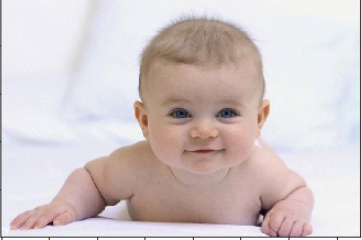
#> input picture models/cv_det_seg/face/face_detection/haarcascades_frontalface/data/origin/baby1.png, 362 x 240 px
$ python main.py
#> lines starting #> are read from the running program, lines starting #| are printed output that depends on the picture
# -*- coding: utf-8 -*-

# ***************************************************
# * File        : main.py
# * Author      : Zhefeng Wang
# * Email       : wangzhefengr@163.com
# * Date        : 2022-03-29
# * Version     : 0.1.032920
# * Description : description
# * Link        : https://github.com/Aman-Preet-Singh-Gulati/face-detection-CV
# * Requirement : 相关模块版本需求(例如: numpy >= 2.1.0)
# ***************************************************

# python libraries
import os

import cv2
import matplotlib.pyplot as plt
import numpy as np


class ImageUtils:
    """
    图像处理工具类
    """

    def __init__(self) -> None:
        pass

    def image_load(self, image_path: str, is_show: bool = False):
        """
        图像加载

        Args:
            image_path (str): 图像地址
            is_show (bool, optional): 是否展示图像. Defaults to False.
        """
        # 读取图像
        image = cv2.imread(image_path)
        # 图像显示
        if is_show:
            self.image_show(image, cmap = None)

        return image

    @staticmethod
    def image_show(image, cmap = None) -> None:
        """
        图像展示

        Args:
            cmap (_type_): _description_
        """
        if image is not None:
            plt.imshow(image, cmap = cmap)
            plt.show()

    def BGR_2_GRAY(self, image, is_show: bool = False):
        """
        将 BGR 格式彩色图像转换为灰色图像
        """
        if image is not None:
            image = cv2.cvtColor(image, cv2.COLOR_BGR2GRAY)
        if is_show:
            self.image_show(image, cmap = "gray")

        return image

    def BGR_2_RGB(self, image, is_show: bool = False):
        """
        将 BGR 格式彩色图像转换为 RGB 格式的彩色图像:
          OpenCV 检测器功能默认读取 BGR 格式的现有图像,
          但最终用户通常不会考虑 BGR 格式, 因此需要将 BGR
          格式的图像转换为 RGB 格式，即彩色图像(color)
        """
        if image is not None:
            image = cv2.cvtColor(image, cv2.COLOR_BGR2RGB)
        if is_show:
            self.image_show(image, cmap = None)

        return image

    @staticmethod
    def load_face_classifier(haar_cascade_face_path: str):
        """
        HAAR 级联是计算机视觉领域的一个很好的术语。
        当我们谈论 HAAR 级联分类器时，不仅仅是人脸预训练分类器，
        我们可以得到经过训练来检测微笑、汽车、公共汽车的分类器，
        这些级联文件总是采用 XML 文件格式，通常我们使用现有的级联文件，
        但事实上我们也可以在这里创建它们

        Args:
            haar_cascade_face_path (str): _description_

        Returns:
            _type_: _description_
        """
        face_classifier = cv2.CascadeClassifier(haar_cascade_face_path)

        return face_classifier

    @staticmethod
    def detect_face_coord(image,
                          face_classifier,
                          scaleFactory: float,
                          minNeighbors: float) -> np.ndarray:
        face_coord = face_classifier.detectMultiScale(
            image,
            scaleFactor = scaleFactory,
            minNeighbors = minNeighbors,
        )

        return face_coord

    def plot_face_rect(self,
                       image,
                       face_coord: np.ndarray,
                       is_show: bool = False,
                       cmap: str = None) -> None:
        for (x_face, y_face, w_face, h_face) in face_coord:
            cv2.rectangle(
                image,
                (x_face, y_face), (x_face + w_face, y_face + h_face),
                (0, 255, 0),
                2
            )
        if is_show:
            image = self.BGR_2_RGB(image)
            self.image_show(image, cmap)

    def detect_face(self,
                    image,
                    haar_cascade_face_path,
                    scaleFactor = 1.1,
                    minNeighbors = 1,
                    image_save_path: str = None):
        """
        自动人脸检测过程

        Args:
            cascade (_type_): _description_
            image (_type_): _description_
            scaleFactor (float, optional): _description_. Defaults to 1.1.
        """
        # 图片加载
        image_copy = image.copy()
        # 图片转换为灰度图像，方便 cv2 读取
        image_gray = self.BGR_2_GRAY(image_copy)
        # 加载人脸正面分类器
        face_classifier = self.load_face_classifier(haar_cascade_face_path)
        # 人脸坐标检测
        face_coord = self.detect_face_coord(
            image_gray,
            face_classifier = face_classifier,
            scaleFactory = scaleFactor,
            minNeighbors = minNeighbors
        )
        print(f"Faces found: {len(face_coord)}")
        # 人脸坐标矩形绘制
        self.plot_face_rect(
            image_copy,
            face_coord = face_coord,
            is_show = True,
        )
        # 图像保存
        if image_save_path:
            cv2.imwrite(image_save_path, image_copy)

        return image_copy


# 测试代码 main 函数
def main():
    dirname = os.path.dirname(__file__)
    print(dirname)

    # haar 级联文件
    haar_cascade_face_path = os.path.join(
        dirname,
        "haarcascades/haarcascade_frontalface_alt2.xml"
    )

    # Imageutils 实例
    image_utils = ImageUtils()

    # 测试 baby1.png 图像
    img_path = os.path.join(dirname, "data/origin/baby1.png")
    img_save_path = os.path.join(dirname, "data/detected/baby1.png")
    image = image_utils.image_load(image_path = img_path, is_show = False)
#> in image_load, image is the input picture: shape (240, 362, 3); mean B, G, R 200.8, 200.4, 211.7
    image_utils.detect_face(
        image = image,
        haar_cascade_face_path = haar_cascade_face_path,
        image_save_path = img_save_path
    )
#> in BGR_2_GRAY, `image = cv2.cvtColor(image, cv2.COLOR_BGR2GRAY)`:
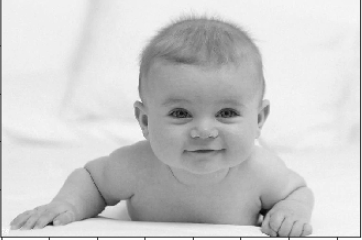
#> image: shape (240, 362); min 7, max 255, mean 203.8
#> in detect_face_coord, `face_coord = face_classifier.detectMultiScale( image, scaleFactor = sc..`: face_coord = [[142, 61, 126, 126]]
#| Faces found: 1
#> the loop in plot_face_rect, `for (x_face, y_face, w_face, h_face) in face_coord:` made 1 pass

    # [19 lines of commented-out code are left out]

if __name__ == "__main__":
    main()

$ run again, with models/cv_det_seg/face/face_detection/haarcascades_frontalface/data/origin/baby2.png copied over models/cv_det_seg/face/face_detection/haarcascades_frontalface/data/origin/baby1.png
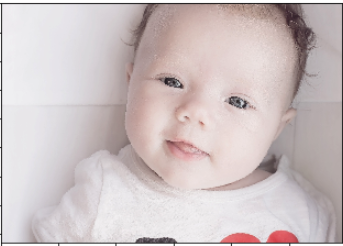
#> input picture models/cv_det_seg/face/face_detection/haarcascades_frontalface/data/origin/baby2.png, 343 x 246 px
#> in image_load, image is the input picture: shape (246, 343, 3); mean B, G, R 194.5, 193.9, 205.3
#> in BGR_2_GRAY, `image = cv2.cvtColor(image, cv2.COLOR_BGR2GRAY)`:
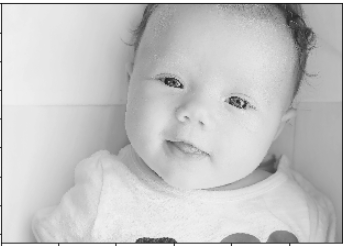
#> image: shape (246, 343); min 24, max 255, mean 197.4
#> in detect_face_coord, `face_coord = face_classifier.detectMultiScale( image, scaleFactor = sc..`: face_coord = [[114, 20, 175, 175]]
#| Faces found: 1
#> the loop in plot_face_rect, `for (x_face, y_face, w_face, h_face) in face_coord:` made 1 pass
#> after the loop in plot_face_rect, `for (x_face, y_face, w_face, h_face) in face_coord:`:
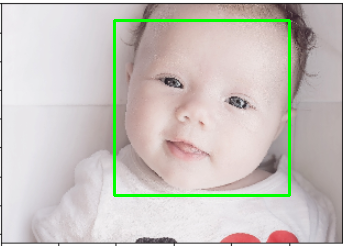
#> image: shape (246, 343, 3); mean B, G, R 190, 195.7, 200.5
